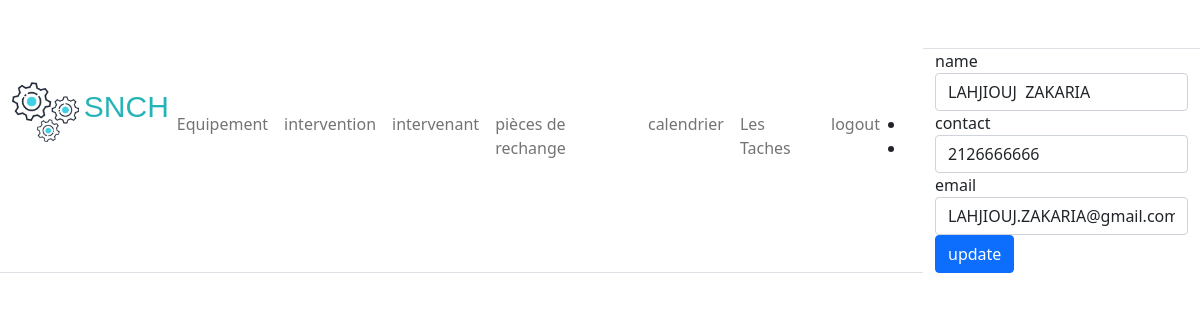
Screenshot of /editintervenant/1423 (signed in) with the database file from the repository.
### tables this page shows
CREATE TABLE inter(
  id text ,
  name text,
  contact text,
  email text
   );

### app.py (the view)
@app.route('/editintervenant/<id>', methods = ['POST', 'GET'])
@is_logged_in
def get_intervenant(id):
    conn = get_db_connection()
    cur=conn.cursor()
    cur.execute('SELECT * FROM inter WHERE id = ?', (id,))
    posts = cur.fetchall()
    cur.close()
    print(posts[0])
    return render_template('editintervenant.html', intervenant = posts[0])

### app.py (called while the page is built)
def get_db_connection():
    conn = sqlite3.connect('gmao.db')
    conn.row_factory = sqlite3.Row
    return conn

def is_logged_in(f):
    @wraps(f)
    def wrap(*args, **kwargs):
        if 'logged_in' in session:
            return f(*args, **kwargs)
        else:
            flash('Unauthorized, Please login', 'danger')
            return redirect(url_for('login'))
    return wrap

### appflask/templates/editintervenant.html
{% extends "layout.html" %}
{% block body %}
 {% block content  %}
        <form action="/renovate/{{intervenant.id}}"  method="POST">
            <label for="name">name</label>
            <input type="text" name="name" id="name" value="{{intervenant.name}}"  class="form-control">
            <label for="contact">contact</label>
            <input type="number" name="contact" id="contact"  value="{{intervenant.contact}}" class="form-control">
          <label for="email">email</label>
            <input type="email" name="email"  id="email"   value="{{intervenant.email}}"class="form-control">
           <button type="submit" class="btn btn-primary btn-block">
              update
            </button>
        </form>
 {% endblock %}
 {% endblock %}

### rows the page displays
inter: name "LAHJIOUJ ZAKARIA", contact "2126666666", email "LAHJIOUJ.ZAKARIA@gmail.com"
